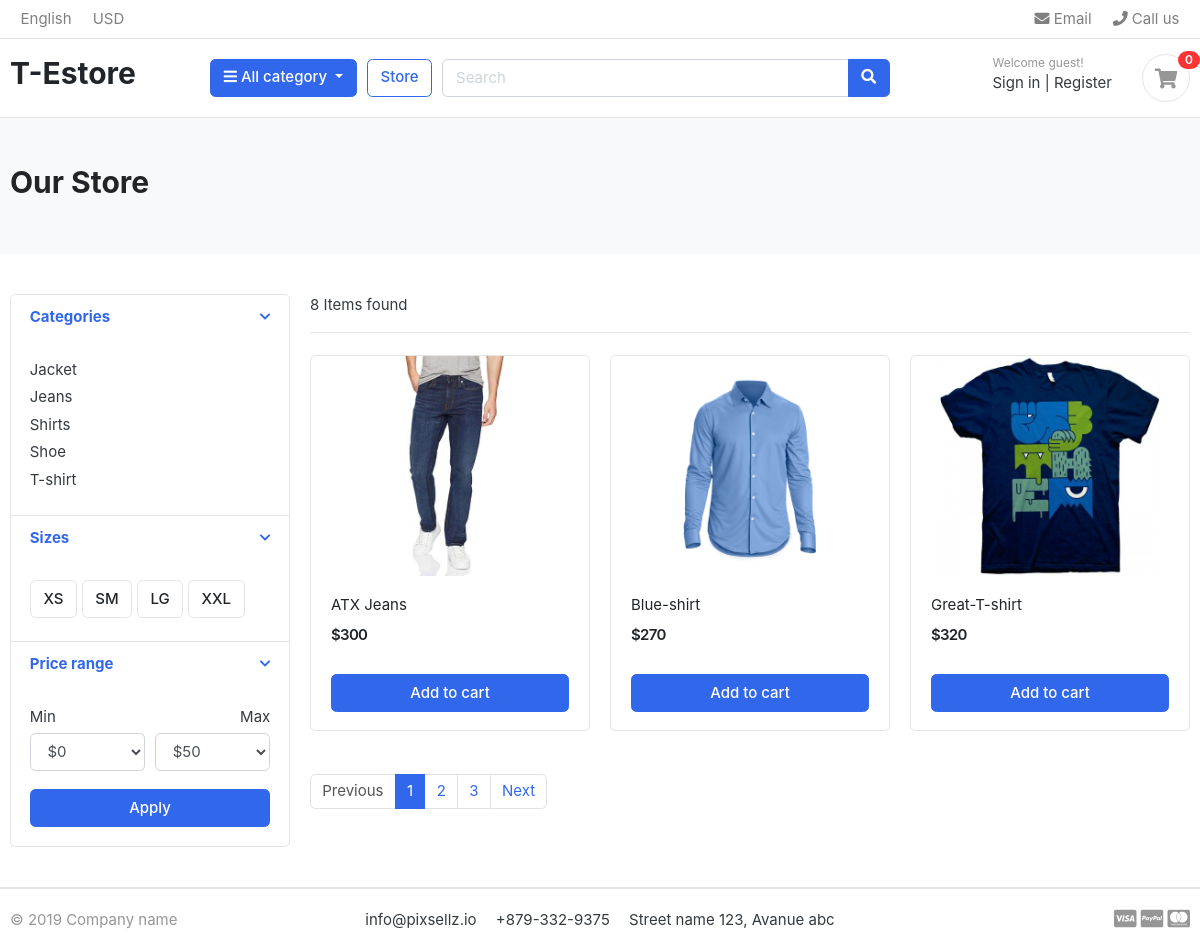
/store/, run on the app's committed database.
### cartegory/models.py (models this page shows, shortened)
class Cartegory(models.Model):
    cartegory_name= models.CharField(max_length=100, unique=True)
    slug= models.SlugField(max_length=100, unique=True)
    description= models.TextField()
    cart_image= models.ImageField(upload_to='photos/cartegories')
    class Meta:
        verbose_name ='Cartegory'
        verbose_name_plural ='Cartegories'
    def get_url(self):
        return reverse('product_by_cartegory', args=[self.slug])

### store/models.py (models this page shows, shortened)
class Product(models.Model):
    product_name= models.CharField(max_length=200)
    slug= models.CharField(max_length=100)
    price= models.IntegerField()
    stock=models.IntegerField()
    description= models.TextField()
    created_date=models.DateTimeField(auto_now_add=True)
    modify_date=models.DateTimeField(auto_now=True)
    is_available=models.BooleanField(default=True)
    images=models.ImageField(upload_to='photos/products')
    cartegory=models.ForeignKey(Cartegory, on_delete=models.CASCADE)
    def get_url(self):
        return reverse('product_details', args=[self.cartegory.slug, self.slug])

### store/views.py (the view)
# urls.py: path('store/', include('store.urls')),
def store(request, product_slug=None):
    products= None
    cartegories=None
    if product_slug is not None:
        cartegories=get_object_or_404(Cartegory,  slug=product_slug)
        products=Product.objects.filter(cartegory=cartegories, is_available=True)
        paginator= Paginator(products, 3)
        paged=request.GET.get('page')
        product_page=paginator.get_page(paged)
        product_count=products.count()
    else:
        products=Product.objects.all().filter(is_available=True)
        paginator= Paginator(products, 3)
        paged=request.GET.get('page')
        product_page=paginator.get_page(paged)
        product_count=products.count()
    context={'products': product_page, 'product_count':product_count}
    return render(request, 'store/store.html', context)

### cart/context_processors.py (called while the page is built)
def counters(request):
    cart_count=0
    if 'admin' in request.path:
        return {}
    else:
        try:
            cart=Cart.objects.all().filter(cart_id=_cart_id(request))
            if request.user.is_authenticated:
                cart_items=CartItem.objects.all().filter(user=request.user)
            else:
                cart_items=CartItem.objects.all().filter(cart=cart[:1])
            for cart_item in cart_items:
                cart_count+=cart_item.quantity
        except Cart.DoesNotExist:
            cart_count=0
            pass
    return dict(cart_count=cart_count)

### cart/views.py (called while the page is built)
def _cart_id(request):
    cart=request.session.session_key
    if not cart:
        cart=request.session.create()
    return cart

### cartegory/context_processor.py (called while the page is built)
def menu_links(self):
    links=Cartegory.objects.all()
    return dict(links=links)

### templates/store/store.html (shortened to what this page needs)
{% extends 'base.html' %}
{% load static %}
{% block content %}
<section class="section-pagetop bg">
    <div class="container">
        {% if 'search' in request.path %}
        <h2 class="title-page">Search Result</h2>
        {% else %}
        <h2 class="title-page">Our Store</h2>
        {% endif %}
    </div>
    </section>
    <section class="section-content padding-y">
    <div class="container">
    <div class="row">
        <aside class="col-md-3">
    <div class="card">
        <article class="filter-group">
            <header class="card-header">
                <a href="#" data-toggle="collapse" data-target="#collapse_1" aria-expanded="true" class="">
                    <i class="icon-control fa fa-chevron-down"></i>
                    <h6 class="title">Categories</h6>
                </a>
            </header>
            <div class="filter-content collapse show" id="collapse_1" style="">
                <div class="card-body">
                    <ul class="list-menu">
                        {% for item in links %}
                    <li><a href="{{item.get_url}}">{{item.cartegory_name}}</a></li>
                        {% endfor %}
                    </ul>
                </div>
            </div>
        </article>
        <article class="filter-group">
            <header class="card-header">
                <a href="#" data-toggle="collapse" data-target="#collapse_4" aria-expanded="true" class="">
                    <i class="icon-control fa fa-chevron-down"></i>
                    <h6 class="title">Sizes </h6>
                </a>
            </header>
            <div class="filter-content collapse show" id="collapse_4" style="">
                <div class="card-body">
                  <label class="checkbox-btn">
                    <span class="btn btn-light"> XS </span>
                  </label>
                  <label class="checkbox-btn">
                    <span class="btn btn-light"> SM </span>
                  </label>
                  <label class="checkbox-btn">
                    <span class="btn btn-light"> LG </span>
                  </label>
                  <label class="checkbox-btn">
                    <span class="btn btn-light"> XXL </span>
                  </label>
            </div>
            </div>
        </article>
        <article class="filter-group">
            <header class="card-header">
                <a href="#" data-toggle="collapse" data-target="#collapse_3" aria-expanded="true" class="">
                    <i class="icon-control fa fa-chevron-down"></i>
                    <h6 class="title">Price range </h6>
                </a>
            </header>
            <div class="filter-content collapse show" id="collapse_3" style="">
                <div class="card-body">
                    <div class="form-row">
                    <div class="form-group col-md-6">
                      <label>Min</label>
                          <select class="mr-2 form-control">
                            <option value="0">$0</option>
                        </select>
                    </div>
                    <div class="form-group text-right col-md-6">
                      <label>Max</label>
                          <select class="mr-2 form-control">
                            <option value="50">$50</option>
                        </select>
                    </div>
                    </div>
                    <button class="btn btn-block btn-primary">Apply</button>
                </div>
            </div>
        </article>
    </div>
        </aside>
        <main class="col-md-9">
    <header class="border-bottom mb-4 pb-3">
            <div class="form-inline">
                <span class="mr-md-auto">{{product_count}} Items found </span>
            </div>
    </header>
    <div class="row">
        {% if products %}
        {% for product in products %}
        <div class="col-md-4">
            <figure class="card card-product-grid">
                <div class="img-wrap">
                   <a href="{{product.get_url}}"> <img src="{{product.images.url}}"></a>
                </div>
                <figcaption class="info-wrap">
                    <div class="fix-height">
                        <a href="{{produt.get_url}}" class="title">{{product.product_name}}</a>
                        <div class="price-wrap mt-2">
                            <span class="price">${{product.price}}</span>
                        </div>
                    </div>
                    <a href="" class="btn btn-block btn-primary">Add to cart </a>
                </figcaption>
            </figure>
        </div>
        {% endfor %}
        {% else %}
        <h2>Product not found, please try again.</h2>
        {% endif %}
    </div>
    <nav class="mt-4" aria-label="Page navigation sample">
        {% if products.has_other_pages %}
      <ul class="pagination">
        {% if products.has_previous %}
        <li class="page-item"><a class="page-link" href="?page={{products.previous_page_number}}">Previous</a></li>
        {% else %}
        <li class="page-item disabled"><a class="page-link" href="">Previous</a></li>
        {% endif %}
        {% for i in products.paginator.page_range %}
        {% if products.number == i %}
        <li class="page-item active"><a class="page-link" href="#">{{i}}</a></li>
        {% else %}
        <li class="page-item"><a class="page-link" href="?page={{i}}">{{i}}</a></li>
        {% endif %}
        {% endfor %}
        {% if products.has_next %}
        <li class="page-item"><a class="page-link" href="?page={{products.next_page_number}}">Next</a></li>
        {% else %}
        <li class="page-item disabled"><a class="page-link" href="#">Next</a></li>
        {% endif %}
      </ul>
      {% endif %}
    </nav>
        </main>
    </div>
    </div>
    </section>
{% endblock content %}

### static/css/ui.css (style rules this page uses)
html { font-family: "Inter", sans-serif; font-size: 15px; }
.img-wrap { text-align: center; display: block; }
.img-wrap img { max-width: 100%; }
.price-wrap { letter-spacing: -0.7px; }
.padding-y { padding-top: 40px; padding-bottom: 40px; }
figure { margin-bottom: 0; }
article:after, .form-group:after { display: block; clear: both; content: ""; }
.bg { background-color: #f8f9fa; }
.title-page { color: #212529; }
.btn-light { background-color: #fff; border-color: #e4e4e4; }
[class*=list-] li:after { visibility: hidden; display: block; content: ""; overflow: hidden; height: 0; clear: both; }
.list-menu { list-style: none; margin: 0; padding-left: 0; }
.list-menu li { margin-bottom: 5px; }
.list-menu a { color: #343a40; }
[class*=card-product] a.title { color: #212529; display: block; }
[class*=card-product] .img-wrap { overflow: hidden; position: relative; }
[class*=card-product] .img-wrap img { height: 100%; max-width: 100%; width: auto; display: inline-block; -o-object-fit: cover; object-fit: cover; }
.card-product-grid { margin-bottom: 20px; }
.card-product-grid .img-wrap { border-radius: 0.2rem 0.2rem 0 0; height: 220px; }
.card-product-grid .info-wrap { overflow: hidden; padding: 18px 20px; }
.card-product-grid .fix-height { height: 80px; overflow: hidden; }
.card .img-wrap { overflow: hidden; }
.price { font-weight: 600; color: #212529; }
.icon-control { margin-top: 5px; float: right; font-size: 80%; }
.card-header .title { margin-bottom: 0; line-height: 1.5; }
.filter-group { border-bottom: 1px solid #e4e4e4; }
.filter-group .card-header { border-bottom: 0; }
.filter-group:last-child { border-bottom: 0; }
.checkbox-btn { position: relative; }
.section-pagetop { padding: 45px 0; }

### data on the page
Cartegory: cartegory_name "Jacket"
Cartegory: cartegory_name "Jeans"
Cartegory: cartegory_name "Shirts"
Cartegory: cartegory_name "Shoe"
Cartegory: cartegory_name "T-shirt"
Product: images (picture), product_name "ATX Jeans", price "300"
Product: images (picture), product_name "Blue-shirt", price "270"
Product: images (picture), product_name "Great-T-shirt", price "320"

### other printed values
{{ cart_count }} "0"
{{ product_count }} "8"
{{ i }} "1"
{{ i }} "2" "3"
